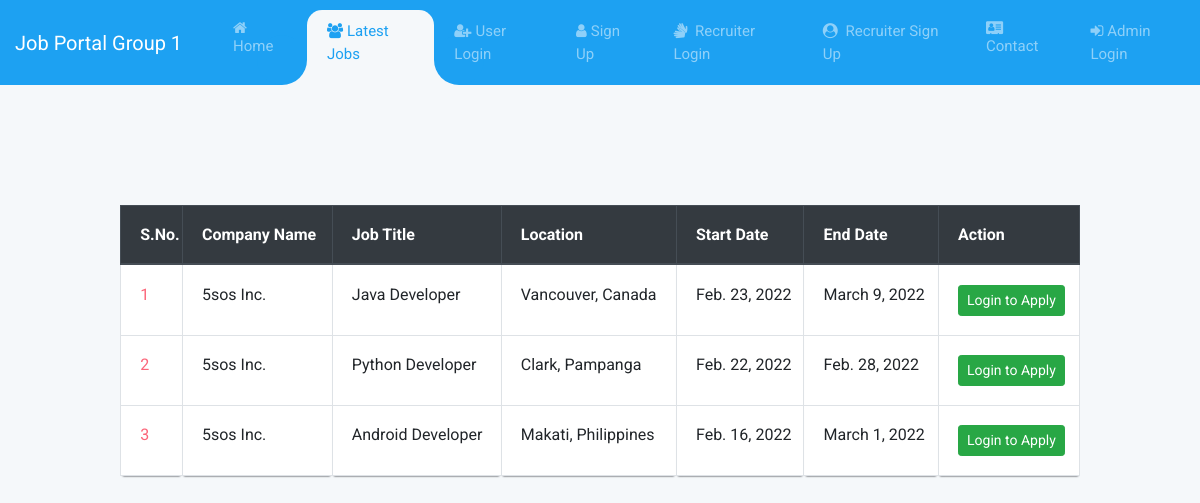
The page /latest_jobs on the database as committed earlier.
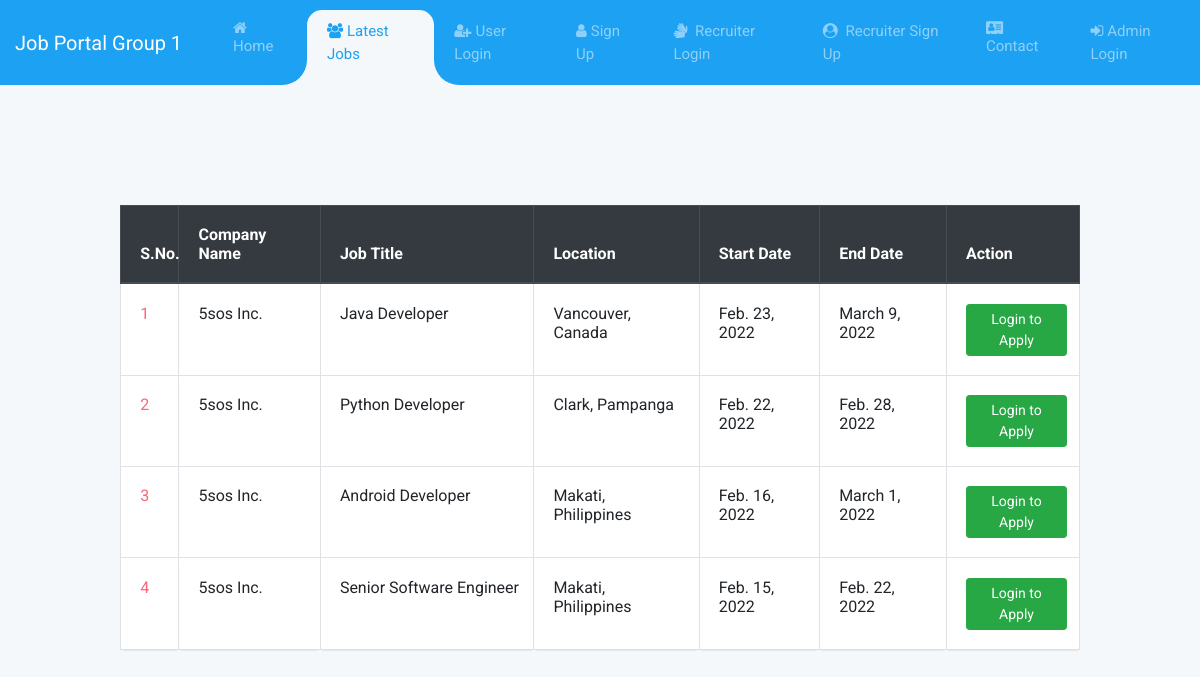
The same page on the database as committed later.
### job/models.py (models this page shows, shortened)
class Job(models.Model):
    recruiter = models.ForeignKey(Recruiter, on_delete=models.CASCADE)
    start_date = models.DateField()
    end_date = models.DateField()
    title = models.CharField(max_length=100)
    salary = models.FloatField(max_length=20)
    image = models.FileField()
    description = models.CharField(max_length=300)
    experience = models.CharField(max_length=50)
    location = models.CharField(max_length=100)
    skills = models.CharField(max_length=100)
    creationdate = models.DateField()

class Recruiter(models.Model):
    user = models.ForeignKey(User, on_delete=models.CASCADE)
    mobile = models.CharField(max_length=15, null=True)
    image = models.FileField(null=True)
    gender = models.CharField(max_length=10, null=True)
    company= models.CharField(max_length=100, null=True)
    type = models.CharField(max_length=15, null=True)
    status = models.CharField(max_length=20, null=True)

### job/views.py (the view)
# urls.py: path('latest_jobs', latest_jobs, name="latest_jobs"),
def latest_jobs(request):
    job = Job.objects.all().order_by('-start_date')
    d = {'job': job}
    return render(request, 'latest_jobs.html', d)

### job/templates/latest_jobs.html (shortened to what this page needs)
{% load static %} {% block body %} {% include 'navigation.html' %}
<body style="background-color: #F5F8FA">
  <div class="container table-responsive py-5" style="padding-top: 0 !important; margin: max(15vh, 4rem) auto;">
  <table class="table table-bordered table-hover latest-jobs-table">
    <thead class="thead-dark">
      <tr>
        <th>S.No.</th>
        <th>Company Name</th>
        <th>Job Title</th>
        <th>Location</th>
        <th>Start Date</th>
        <th>End Date</th>
        <th>Action</th>
      </tr>
    </thead>
    <tbody>
      {% for i in job %}
      <tr>
        <td>{{forloop.counter}}</td>
        <td>{{i.recruiter.company}}</td>
        <td>{{i.title}}</td>
        <td>{{i.location}}</td>
        <td>{{i.start_date}}</td>
        <td>{{i.end_date}}</td>
        <td>
          <a href="{% url 'user_login'%}" class="btn btn-success btn-sm"
            >Login to Apply</a
          >
        </td>
      </tr>
      {% endfor %}
    </tbody>
  </table>
</div>
</body>
{% endblock %}

Rows that differ between the two databases and show on the page:
added Job: recruiter.company "5sos Inc.", title "Senior Software Engineer", location "Makati, Philippines", start_date "Feb. 15, 2022", end_date "Feb. 22, 2022"
